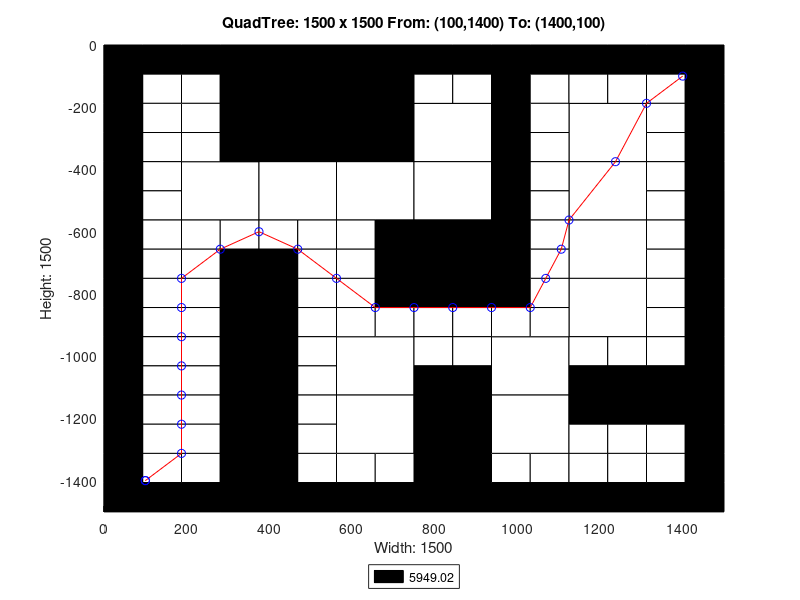

MATLAB code for this plot:
axis([0 1500 -1500 0]);
title('QuadTree: 1500 x 1500 From: (100,1400) To: (1400,100)');
xlabel('Width: 1500');
ylabel('Height: 1500');
rectangle('Position',[375 -375 375 375], 'FaceColor',[0 0 0]);
rectangle('Position',[187.5 -562.5 187.5 187.5], 'FaceColor',[1 1 1]);
rectangle('Position',[375 -562.5 187.5 187.5], 'FaceColor',[1 1 1]);
rectangle('Position',[562.5 -562.5 187.5 187.5], 'FaceColor',[1 1 1]);
rectangle('Position',[750 -375 187.5 187.5], 'FaceColor',[1 1 1]);
rectangle('Position',[1125 -375 187.5 187.5], 'FaceColor',[1 1 1]);
rectangle('Position',[750 -562.5 187.5 187.5], 'FaceColor',[1 1 1]);
rectangle('Position',[750 -750 187.5 187.5], 'FaceColor',[0 0 0]);
rectangle('Position',[1125 -562.5 187.5 187.5], 'FaceColor',[1 1 1]);
rectangle('Position',[1125 -750 187.5 187.5], 'FaceColor',[1 1 1]);
rectangle('Position',[562.5 -1125 187.5 187.5], 'FaceColor',[1 1 1]);
rectangle('Position',[562.5 -1312.5 187.5 187.5], 'FaceColor',[1 1 1]);
rectangle('Position',[937.5 -1125 187.5 187.5], 'FaceColor',[1 1 1]);
rectangle('Position',[1125 -937.5 187.5 187.5], 'FaceColor',[1 1 1]);
rectangle('Position',[750 -1312.5 187.5 187.5], 'FaceColor',[0 0 0]);
rectangle('Position',[937.5 -1312.5 187.5 187.5], 'FaceColor',[1 1 1]);
rectangle('Position',[750 -1500 187.5 187.5], 'FaceColor',[0 0 0]);
rectangle('Position',[0 -93.75 93.75 93.75], 'FaceColor',[0 0 0]);
rectangle('Position',[93.75 -93.75 93.75 93.75], 'FaceColor',[0 0 0]);
rectangle('Position',[0 -187.5 93.75 93.75], 'FaceColor',[0 0 0]);
rectangle('Position',[93.75 -187.5 93.75 93.75], 'FaceColor',[1 1 1]);
rectangle('Position',[187.5 -93.75 93.75 93.75], 'FaceColor',[0 0 0]);
rectangle('Position',[281.25 -93.75 93.75 93.75], 'FaceColor',[0 0 0]);
rectangle('Position',[187.5 -187.5 93.75 93.75], 'FaceColor',[1 1 1]);
rectangle('Position',[281.25 -187.5 93.75 93.75], 'FaceColor',[0 0 0]);
rectangle('Position',[0 -281.25 93.75 93.75], 'FaceColor',[0 0 0]);
rectangle('Position',[93.75 -281.25 93.75 93.75], 'FaceColor',[1 1 1]);
rectangle('Position',[0 -375 93.75 93.75], 'FaceColor',[0 0 0]);
rectangle('Position',[93.75 -375 93.75 93.75], 'FaceColor',[1 1 1]);
rectangle('Position',[187.5 -281.25 93.75 93.75], 'FaceColor',[1 1 1]);
rectangle('Position',[281.25 -281.25 93.75 93.75], 'FaceColor',[0 0 0]);
rectangle('Position',[187.5 -375 93.75 93.75], 'FaceColor',[1 1 1]);
rectangle('Position',[281.25 -375 93.75 93.75], 'FaceColor',[0 0 0]);
rectangle('Position',[0 -468.75 93.75 93.75], 'FaceColor',[0 0 0]);
rectangle('Position',[93.75 -468.75 93.75 93.75], 'FaceColor',[1 1 1]);
rectangle('Position',[0 -562.5 93.75 93.75], 'FaceColor',[0 0 0]);
rectangle('Position',[93.75 -562.5 93.75 93.75], 'FaceColor',[1 1 1]);
rectangle('Position',[0 -656.25 93.75 93.75], 'FaceColor',[0 0 0]);
rectangle('Position',[93.75 -656.25 93.75 93.75], 'FaceColor',[1 1 1]);
rectangle('Position',[0 -750 93.75 93.75], 'FaceColor',[0 0 0]);
rectangle('Position',[93.75 -750 93.75 93.75], 'FaceColor',[1 1 1]);
rectangle('Position',[187.5 -656.25 93.75 93.75], 'FaceColor',[1 1 1]);
rectangle('Position',[281.25 -656.25 93.75 93.75], 'FaceColor',[1 1 1]);
rectangle('Position',[187.5 -750 93.75 93.75], 'FaceColor',[1 1 1]);
rectangle('Position',[281.25 -750 93.75 93.75], 'FaceColor',[0 0 0]);
rectangle('Position',[375 -656.25 93.75 93.75], 'FaceColor',[1 1 1]);
rectangle('Position',[468.75 -656.25 93.75 93.75], 'FaceColor',[1 1 1]);
rectangle('Position',[375 -750 93.75 93.75], 'FaceColor',[0 0 0]);
rectangle('Position',[468.75 -750 93.75 93.75], 'FaceColor',[1 1 1]);
rectangle('Position',[562.5 -656.25 93.75 93.75], 'FaceColor',[1 1 1]);
rectangle('Position',[656.25 -656.25 93.75 93.75], 'FaceColor',[0 0 0]);
rectangle('Position',[562.5 -750 93.75 93.75], 'FaceColor',[1 1 1]);
rectangle('Position',[656.25 -750 93.75 93.75], 'FaceColor',[0 0 0]);
rectangle('Position',[750 -93.75 93.75 93.75], 'FaceColor',[0 0 0]);
rectangle('Position',[843.75 -93.75 93.75 93.75], 'FaceColor',[0 0 0]);
rectangle('Position',[750 -187.5 93.75 93.75], 'FaceColor',[1 1 1]);
rectangle('Position',[843.75 -187.5 93.75 93.75], 'FaceColor',[1 1 1]);
rectangle('Position',[937.5 -93.75 93.75 93.75], 'FaceColor',[0 0 0]);
rectangle('Position',[1031.25 -93.75 93.75 93.75], 'FaceColor',[0 0 0]);
rectangle('Position',[937.5 -187.5 93.75 93.75], 'FaceColor',[0 0 0]);
rectangle('Position',[1031.25 -187.5 93.75 93.75], 'FaceColor',[1 1 1]);
rectangle('Position',[937.5 -281.25 93.75 93.75], 'FaceColor',[0 0 0]);
rectangle('Position',[1031.25 -281.25 93.75 93.75], 'FaceColor',[1 1 1]);
rectangle('Position',[937.5 -375 93.75 93.75], 'FaceColor',[0 0 0]);
rectangle('Position',[1031.25 -375 93.75 93.75], 'FaceColor',[1 1 1]);
rectangle('Position',[1125 -93.75 93.75 93.75], 'FaceColor',[0 0 0]);
rectangle('Position',[1218.75 -93.75 93.75 93.75], 'FaceColor',[0 0 0]);
rectangle('Position',[1125 -187.5 93.75 93.75], 'FaceColor',[1 1 1]);
rectangle('Position',[1218.75 -187.5 93.75 93.75], 'FaceColor',[1 1 1]);
rectangle('Position',[1312.5 -93.75 93.75 93.75], 'FaceColor',[0 0 0]);
rectangle('Position',[1406.25 -93.75 93.75 93.75], 'FaceColor',[0 0 0]);
rectangle('Position',[1312.5 -187.5 93.75 93.75], 'FaceColor',[1 1 1]);
rectangle('Position',[1406.25 -187.5 93.75 93.75], 'FaceColor',[0 0 0]);
rectangle('Position',[1312.5 -281.25 93.75 93.75], 'FaceColor',[1 1 1]);
rectangle('Position',[1406.25 -281.25 93.75 93.75], 'FaceColor',[0 0 0]);
rectangle('Position',[1312.5 -375 93.75 93.75], 'FaceColor',[1 1 1]);
rectangle('Position',[1406.25 -375 93.75 93.75], 'FaceColor',[0 0 0]);
rectangle('Position',[937.5 -468.75 93.75 93.75], 'FaceColor',[0 0 0]);
rectangle('Position',[1031.25 -468.75 93.75 93.75], 'FaceColor',[1 1 1]);
rectangle('Position',[937.5 -562.5 93.75 93.75], 'FaceColor',[0 0 0]);
rectangle('Position',[1031.25 -562.5 93.75 93.75], 'FaceColor',[1 1 1]);
rectangle('Position',[937.5 -656.25 93.75 93.75], 'FaceColor',[0 0 0]);
rectangle('Position',[1031.25 -656.25 93.75 93.75], 'FaceColor',[1 1 1]);
rectangle('Position',[937.5 -750 93.75 93.75], 'FaceColor',[0 0 0]);
rectangle('Position',[1031.25 -750 93.75 93.75], 'FaceColor',[1 1 1]);
rectangle('Position',[1312.5 -468.75 93.75 93.75], 'FaceColor',[1 1 1]);
rectangle('Position',[1406.25 -468.75 93.75 93.75], 'FaceColor',[0 0 0]);
rectangle('Position',[1312.5 -562.5 93.75 93.75], 'FaceColor',[1 1 1]);
rectangle('Position',[1406.25 -562.5 93.75 93.75], 'FaceColor',[0 0 0]);
rectangle('Position',[1312.5 -656.25 93.75 93.75], 'FaceColor',[1 1 1]);
rectangle('Position',[1406.25 -656.25 93.75 93.75], 'FaceColor',[0 0 0]);
rectangle('Position',[1312.5 -750 93.75 93.75], 'FaceColor',[1 1 1]);
rectangle('Position',[1406.25 -750 93.75 93.75], 'FaceColor',[0 0 0]);
rectangle('Position',[0 -843.75 93.75 93.75], 'FaceColor',[0 0 0]);
rectangle('Position',[93.75 -843.75 93.75 93.75], 'FaceColor',[1 1 1]);
rectangle('Position',[0 -937.5 93.75 93.75], 'FaceColor',[0 0 0]);
rectangle('Position',[93.75 -937.5 93.75 93.75], 'FaceColor',[1 1 1]);
rectangle('Position',[187.5 -843.75 93.75 93.75], 'FaceColor',[1 1 1]);
rectangle('Position',[281.25 -843.75 93.75 93.75], 'FaceColor',[0 0 0]);
rectangle('Position',[187.5 -937.5 93.75 93.75], 'FaceColor',[1 1 1]);
rectangle('Position',[281.25 -937.5 93.75 93.75], 'FaceColor',[0 0 0]);
rectangle('Position',[0 -1031.25 93.75 93.75], 'FaceColor',[0 0 0]);
rectangle('Position',[93.75 -1031.25 93.75 93.75], 'FaceColor',[1 1 1]);
rectangle('Position',[0 -1125 93.75 93.75], 'FaceColor',[0 0 0]);
rectangle('Position',[93.75 -1125 93.75 93.75], 'FaceColor',[1 1 1]);
rectangle('Position',[187.5 -1031.25 93.75 93.75], 'FaceColor',[1 1 1]);
rectangle('Position',[281.25 -1031.25 93.75 93.75], 'FaceColor',[0 0 0]);
rectangle('Position',[187.5 -1125 93.75 93.75], 'FaceColor',[1 1 1]);
rectangle('Position',[281.25 -1125 93.75 93.75], 'FaceColor',[0 0 0]);
rectangle('Position',[375 -843.75 93.75 93.75], 'FaceColor',[0 0 0]);
rectangle('Position',[468.75 -843.75 93.75 93.75], 'FaceColor',[1 1 1]);
rectangle('Position',[375 -937.5 93.75 93.75], 'FaceColor',[0 0 0]);
rectangle('Position',[468.75 -937.5 93.75 93.75], 'FaceColor',[1 1 1]);
rectangle('Position',[562.5 -843.75 93.75 93.75], 'FaceColor',[1 1 1]);
rectangle('Position',[656.25 -843.75 93.75 93.75], 'FaceColor',[0 0 0]);
rectangle('Position',[562.5 -937.5 93.75 93.75], 'FaceColor',[1 1 1]);
rectangle('Position',[656.25 -937.5 93.75 93.75], 'FaceColor',[1 1 1]);
rectangle('Position',[375 -1031.25 93.75 93.75], 'FaceColor',[0 0 0]);
rectangle('Position',[468.75 -1031.25 93.75 93.75], 'FaceColor',[1 1 1]);
rectangle('Position',[375 -1125 93.75 93.75], 'FaceColor',[0 0 0]);
rectangle('Position',[468.75 -1125 93.75 93.75], 'FaceColor',[1 1 1]);
rectangle('Position',[0 -1218.75 93.75 93.75], 'FaceColor',[0 0 0]);
rectangle('Position',[93.75 -1218.75 93.75 93.75], 'FaceColor',[1 1 1]);
rectangle('Position',[0 -1312.5 93.75 93.75], 'FaceColor',[0 0 0]);
rectangle('Position',[93.75 -1312.5 93.75 93.75], 'FaceColor',[1 1 1]);
rectangle('Position',[187.5 -1218.75 93.75 93.75], 'FaceColor',[1 1 1]);
rectangle('Position',[281.25 -1218.75 93.75 93.75], 'FaceColor',[0 0 0]);
rectangle('Position',[187.5 -1312.5 93.75 93.75], 'FaceColor',[1 1 1]);
rectangle('Position',[281.25 -1312.5 93.75 93.75], 'FaceColor',[0 0 0]);
rectangle('Position',[0 -1406.25 93.75 93.75], 'FaceColor',[0 0 0]);
rectangle('Position',[93.75 -1406.25 93.75 93.75], 'FaceColor',[1 1 1]);
rectangle('Position',[0 -1500 93.75 93.75], 'FaceColor',[0 0 0]);
rectangle('Position',[93.75 -1500 93.75 93.75], 'FaceColor',[0 0 0]);
rectangle('Position',[187.5 -1406.25 93.75 93.75], 'FaceColor',[1 1 1]);
rectangle('Position',[281.25 -1406.25 93.75 93.75], 'FaceColor',[0 0 0]);
rectangle('Position',[187.5 -1500 93.75 93.75], 'FaceColor',[0 0 0]);
rectangle('Position',[281.25 -1500 93.75 93.75], 'FaceColor',[0 0 0]);
rectangle('Position',[375 -1218.75 93.75 93.75], 'FaceColor',[0 0 0]);
rectangle('Position',[468.75 -1218.75 93.75 93.75], 'FaceColor',[1 1 1]);
rectangle('Position',[375 -1312.5 93.75 93.75], 'FaceColor',[0 0 0]);
rectangle('Position',[468.75 -1312.5 93.75 93.75], 'FaceColor',[1 1 1]);
rectangle('Position',[375 -1406.25 93.75 93.75], 'FaceColor',[0 0 0]);
rectangle('Position',[468.75 -1406.25 93.75 93.75], 'FaceColor',[1 1 1]);
rectangle('Position',[375 -1500 93.75 93.75], 'FaceColor',[0 0 0]);
rectangle('Position',[468.75 -1500 93.75 93.75], 'FaceColor',[0 0 0]);
rectangle('Position',[562.5 -1406.25 93.75 93.75], 'FaceColor',[1 1 1]);
rectangle('Position',[656.25 -1406.25 93.75 93.75], 'FaceColor',[1 1 1]);
rectangle('Position',[562.5 -1500 93.75 93.75], 'FaceColor',[0 0 0]);
rectangle('Position',[656.25 -1500 93.75 93.75], 'FaceColor',[0 0 0]);
rectangle('Position',[750 -843.75 93.75 93.75], 'FaceColor',[0 0 0]);
rectangle('Position',[843.75 -843.75 93.75 93.75], 'FaceColor',[0 0 0]);
rectangle('Position',[750 -937.5 93.75 93.75], 'FaceColor',[1 1 1]);
rectangle('Position',[843.75 -937.5 93.75 93.75], 'FaceColor',[1 1 1]);
rectangle('Position',[937.5 -843.75 93.75 93.75], 'FaceColor',[0 0 0]);
rectangle('Position',[1031.25 -843.75 93.75 93.75], 'FaceColor',[1 1 1]);
rectangle('Position',[937.5 -937.5 93.75 93.75], 'FaceColor',[1 1 1]);
rectangle('Position',[1031.25 -937.5 93.75 93.75], 'FaceColor',[1 1 1]);
rectangle('Position',[750 -1031.25 93.75 93.75], 'FaceColor',[1 1 1]);
rectangle('Position',[843.75 -1031.25 93.75 93.75], 'FaceColor',[1 1 1]);
rectangle('Position',[750 -1125 93.75 93.75], 'FaceColor',[0 0 0]);
rectangle('Position',[843.75 -1125 93.75 93.75], 'FaceColor',[0 0 0]);
rectangle('Position',[1312.5 -843.75 93.75 93.75], 'FaceColor',[1 1 1]);
rectangle('Position',[1406.25 -843.75 93.75 93.75], 'FaceColor',[0 0 0]);
rectangle('Position',[1312.5 -937.5 93.75 93.75], 'FaceColor',[1 1 1]);
rectangle('Position',[1406.25 -937.5 93.75 93.75], 'FaceColor',[0 0 0]);
rectangle('Position',[1125 -1031.25 93.75 93.75], 'FaceColor',[1 1 1]);
rectangle('Position',[1218.75 -1031.25 93.75 93.75], 'FaceColor',[1 1 1]);
rectangle('Position',[1125 -1125 93.75 93.75], 'FaceColor',[0 0 0]);
rectangle('Position',[1218.75 -1125 93.75 93.75], 'FaceColor',[0 0 0]);
rectangle('Position',[1312.5 -1031.25 93.75 93.75], 'FaceColor',[1 1 1]);
rectangle('Position',[1406.25 -1031.25 93.75 93.75], 'FaceColor',[0 0 0]);
rectangle('Position',[1312.5 -1125 93.75 93.75], 'FaceColor',[0 0 0]);
rectangle('Position',[1406.25 -1125 93.75 93.75], 'FaceColor',[0 0 0]);
rectangle('Position',[937.5 -1406.25 93.75 93.75], 'FaceColor',[1 1 1]);
rectangle('Position',[1031.25 -1406.25 93.75 93.75], 'FaceColor',[1 1 1]);
rectangle('Position',[937.5 -1500 93.75 93.75], 'FaceColor',[0 0 0]);
rectangle('Position',[1031.25 -1500 93.75 93.75], 'FaceColor',[0 0 0]);
rectangle('Position',[1125 -1218.75 93.75 93.75], 'FaceColor',[0 0 0]);
rectangle('Position',[1218.75 -1218.75 93.75 93.75], 'FaceColor',[0 0 0]);
rectangle('Position',[1125 -1312.5 93.75 93.75], 'FaceColor',[1 1 1]);
rectangle('Position',[1218.75 -1312.5 93.75 93.75], 'FaceColor',[1 1 1]);
rectangle('Position',[1312.5 -1218.75 93.75 93.75], 'FaceColor',[0 0 0]);
rectangle('Position',[1406.25 -1218.75 93.75 93.75], 'FaceColor',[0 0 0]);
rectangle('Position',[1312.5 -1312.5 93.75 93.75], 'FaceColor',[1 1 1]);
rectangle('Position',[1406.25 -1312.5 93.75 93.75], 'FaceColor',[0 0 0]);
rectangle('Position',[1125 -1406.25 93.75 93.75], 'FaceColor',[1 1 1]);
rectangle('Position',[1218.75 -1406.25 93.75 93.75], 'FaceColor',[1 1 1]);
rectangle('Position',[1125 -1500 93.75 93.75], 'FaceColor',[0 0 0]);
rectangle('Position',[1218.75 -1500 93.75 93.75], 'FaceColor',[0 0 0]);
rectangle('Position',[1312.5 -1406.25 93.75 93.75], 'FaceColor',[1 1 1]);
rectangle('Position',[1406.25 -1406.25 93.75 93.75], 'FaceColor',[0 0 0]);
rectangle('Position',[1312.5 -1500 93.75 93.75], 'FaceColor',[0 0 0]);
rectangle('Position',[1406.25 -1500 93.75 93.75], 'FaceColor',[0 0 0]);
X=[1400,1312.5,1237.5,1125,1106.25,1068.75,1031.25,937.5,843.75,750,656.25,562.5,468.75,375,281.25,187.5,187.5,187.5,187.5,187.5,187.5,187.5,100,100];
Y=[-100,-187.5,-375,-562.5,-656.25,-750,-843.75,-843.75,-843.75,-843.75,-843.75,-750,-656.25,-600,-656.25,-750,-843.75,-937.5,-1031.25,-1125,-1218.75,-1312.5,-1400,-1400];
hold on;
plot(X,Y,'r');
plot(X,Y,'bo');
legend('5949.02','Location','southoutside');
